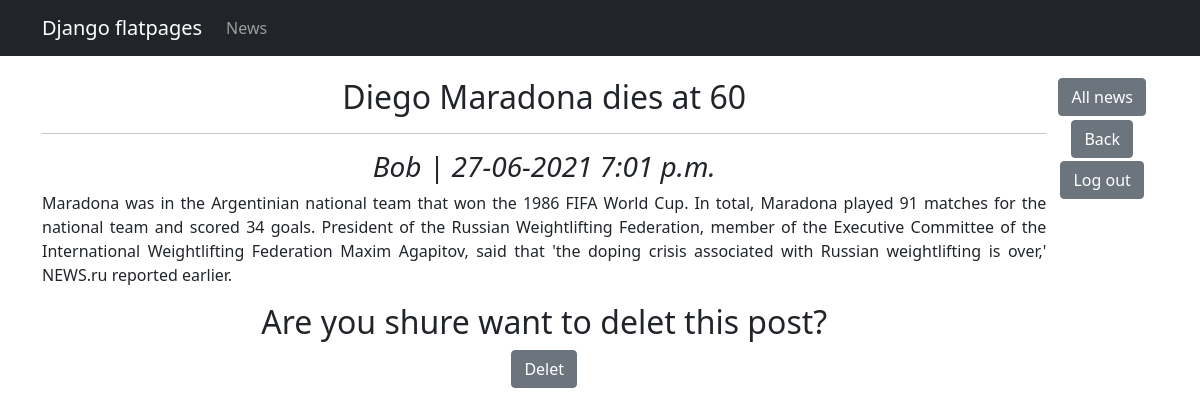
The app's page /news/80/delet (signed in) with its own data.
### backend/models.py (models this page shows, shortened)
class Post(models.Model):
    author = models.ForeignKey(Author, on_delete = models.CASCADE)
    my_post_type = [('article', 'article'), ('news', 'news')]
    post_type = models.CharField(max_length = 7, choices = my_post_type)
    create_data = models.DateTimeField(auto_now_add = True)
    title = models.CharField(max_length = 255)
    content = models.TextField()
    rating = models.IntegerField(default = 0)
    category = models.ManyToManyField(Category, through = 'PostCategory')

class Author(models.Model):
    user = models.OneToOneField(User, on_delete = models.CASCADE)
    rating = models.IntegerField(default = 0)
    subscribed_category = models.ManyToManyField(Category, through = 'AuthorCategory')
    def __str__(self):
        return f'{self.user.username}'

### backend/views.py (the view)
# urls.py: path('<int:pk>/delet', DeletPost.as_view()),
class DeletPost(LoginRequiredMixin, DeleteView):
    model = Post
    template_name = 'deletpost.html'
    context_object_name = 'post'
    queryset = Post.objects.all()
    success_url = '/../../'

### backend/templatetags/custom_filters.py (called while the page is built)
@register.filter(name='censor')
def censor(value):
    words_list = value.split()
    for index, word in enumerate(words_list):
        if word.lower() in obscene_words:
            words_list[index] = "<...>"
    return " ".join(words_list)

### templates/deletpost.html (shortened to what this page needs)
{% extends 'base.html' %}
{% load custom_filters %}
{% block content %}
    <div style="display: flex">
        <div style="flex-basis: 90%">
            <h2>{{ post.title|censor }}</h2>
            <hr>
            <h3><i>{{ post.author }} | {{ post.create_data|date:"d-m-Y P" }}</i></h3>
            <p style="text-align: justify">{{ post.content|censor }}</p>
            <h2>Are you shure want to delet this post?</h2>
            <form method="POST">
                <button type="submit" class="btn btn-secondary">Delet</button>
            </form>
        </div>
        <div style="flex-basis: 10%">
            <a href="/.." class="btn btn-secondary" style="margin-bottom: 3%">All news</a>
            <a href="../{{ post.id }}" class="btn btn-secondary" style="margin-bottom: 3%">Back</a>
            {% if request.user.username %}
                <a href="/news/accounts/logout" class="btn btn-secondary">Log out</a>
            {% endif %}
        </div>
    </div>
{% endblock content %}

### records on screen
Post: title|censor "Diego Maradona dies at 60", author "Bob", create_data "27-06-2021 7:01 p.m.", content|censor "Maradona was in the Argentinian national team that won the 1986 FIFA World Cup. In total, Maradona played 91 matches for the national team and scored 34 goals. President of the Russian Weightlifting Federation, member of the Executive Committee of the International Weightlifting Federation Maxim Agapitov, said that 'the doping crisis associated with Russian weightlifting is over,' NEWS.ru reported earlier."
